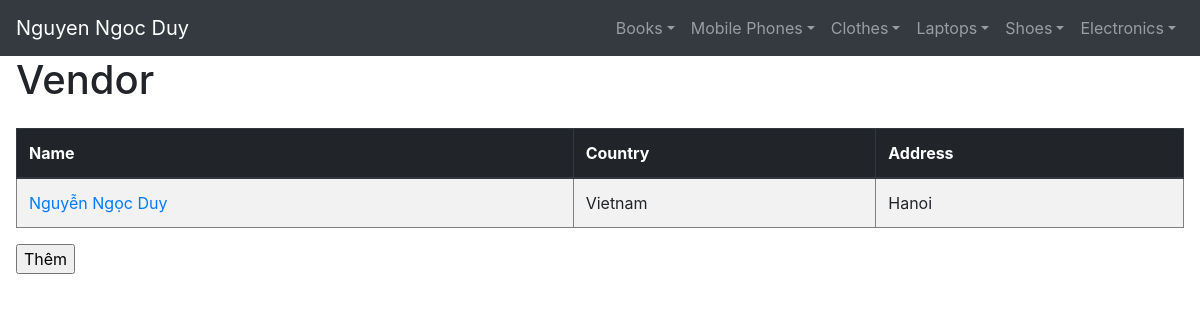
The app's page /cloth/vendor/ with its own data.
### manager_shop/models/clothes.py (models this page shows)
class Vendor(models.Model):
    name = models.CharField(max_length=60)
    country = models.CharField(max_length=60)
    address = models.CharField(max_length=255)

### manager_shop/views/clothes.py (the view)
def vendor_index(request):
    list = Vendor.objects.all()
    links = []
    for b in list:
        links.append(str(b.id) + '/change')
    return render(request, 'cloth/vendor_index.html', {'list': list, 'links': links})

### manager_shop/templatetags/custom_tags.py (called while the page is built)
@register.filter(name='list_index')
def list_index(mylist, index):
    return mylist[index]

### utils/context_processors.py (called while the page is built)
def ecomstore(request):
    return {
        'active_categories': Category.objects.filter(is_active=True),
        'site_name': settings.SITE_NAME,
        'meta_keywords': settings.META_KEYWORDS,
        'meta_description': settings.META_DESCRIPTION,
        'request': request
    }

### templates/cloth/vendor_index.html (shortened to what this page needs)
{% extends 'base_bt2.html' %}
{% block content %}
    <h1>Vendor</h1>
    <div class="row mt-4">
        <div class="col">
            <table class="table table-striped" cellspacing="5" cellpadding="5" border="1">
                <thead class="thead-dark">
                <tr>
                    <th>Name</th>
                    <th>Country</th>
                    <th>Address</th>
                </tr>
                </thead>
            {% load custom_tags %}
                {% for i in list %}
                    <tr valign="top">
                        <td><a href={{ links|list_index:forloop.counter0}}>{{ i.name }}</a></td>
                        <td>{{ i.country }}</td>
                        <td>{{ i.address }}</td>
                    </tr>
                {% endfor %}
            </table>
        </div>
    </div>
    <div>
        <form action="add/">
            <input type="submit" value="Thêm"/>
        </form>
    </div>
{% endblock %}

### records on screen
Vendor: name "Nguyễn Ngọc Duy", country "Vietnam", address "Hanoi"
